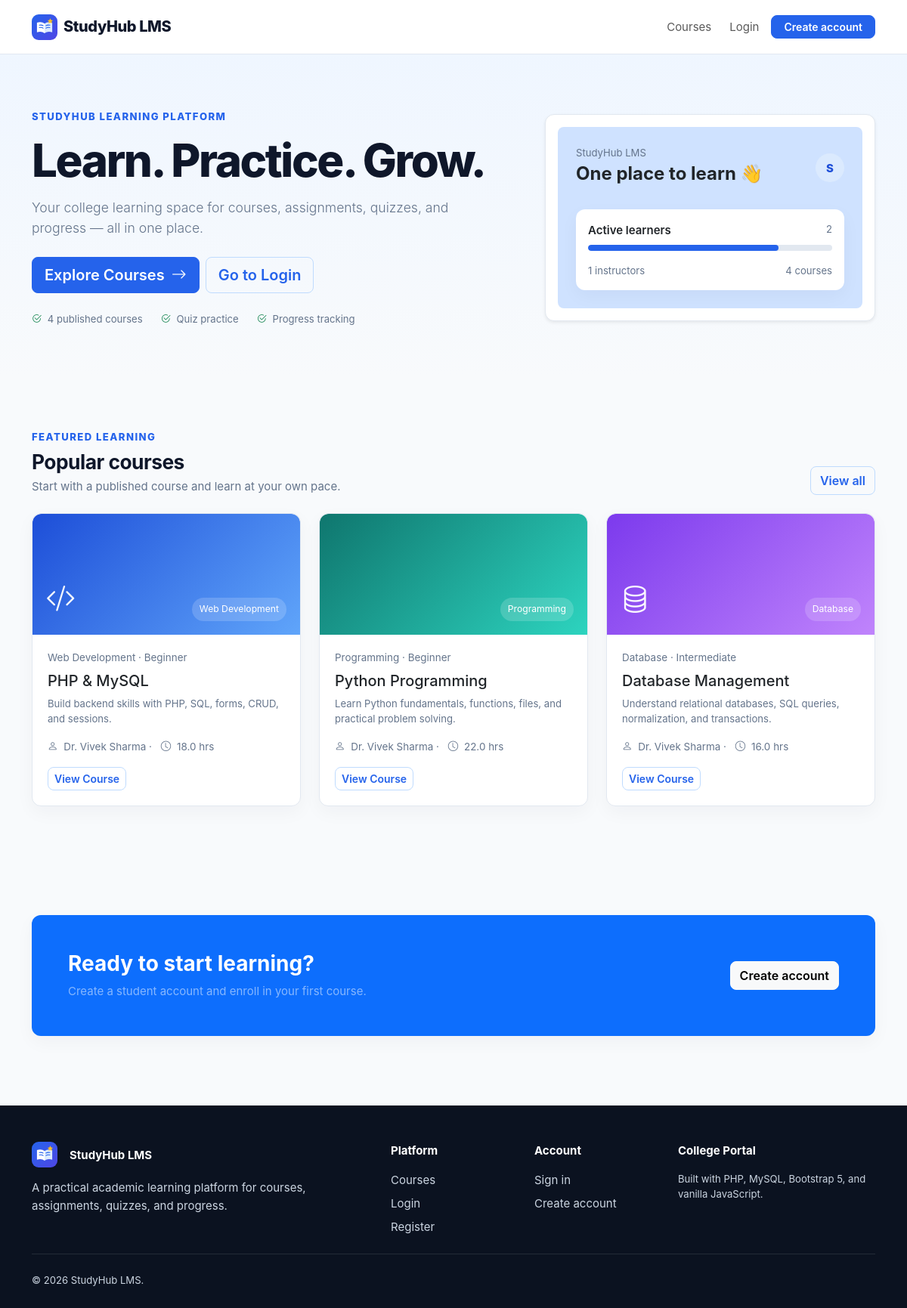
The page / on the database its author committed.
### tables this page shows
CREATE TABLE courses (
  id INT UNSIGNED AUTO_INCREMENT PRIMARY KEY,
    
  teacher_id INT UNSIGNED NOT NULL,
    
  category_id INT UNSIGNED NULL,
    
  title VARCHAR(180) NOT NULL,
    
  short_description VARCHAR(255) NULL,
    
  description TEXT NULL,
    
  thumbnail VARCHAR(255) NULL,
    
  level ENUM('Beginner',
    'Intermediate',
    'Advanced') DEFAULT 'Beginner',
    
  duration_hours DECIMAL(5,
    1) DEFAULT 0,
    
  status ENUM('draft',
    'published',
    'pending') DEFAULT 'draft',
    
  created_at TIMESTAMP DEFAULT CURRENT_TIMESTAMP,
    
  updated_at TIMESTAMP DEFAULT CURRENT_TIMESTAMP ON
UPDATE CURRENT_TIMESTAMP,
    
  CONSTRAINT fk_courses_teacher FOREIGN KEY (teacher_id) REFERENCES users(id) ON DELETE CASCADE,
    
  CONSTRAINT fk_courses_category FOREIGN KEY (category_id) REFERENCES categories(id) ON DELETE
SET NULL,
    
  INDEX idx_courses_status(status),
    INDEX idx_courses_teacher(teacher_id)
);

CREATE TABLE categories (
  id INT UNSIGNED AUTO_INCREMENT PRIMARY KEY,
    
  name VARCHAR(100) NOT NULL UNIQUE,
    
  created_at TIMESTAMP DEFAULT CURRENT_TIMESTAMP
);

CREATE TABLE users (
  id INT UNSIGNED AUTO_INCREMENT PRIMARY KEY,
    
  full_name VARCHAR(120) NOT NULL,
    
  email VARCHAR(190) NOT NULL UNIQUE,
    
  password_hash VARCHAR(255) NOT NULL,
    
  role ENUM('admin',
    'teacher',
    'student') NOT NULL DEFAULT 'student',
    
  status ENUM('active',
    'inactive',
    'pending') NOT NULL DEFAULT 'active',
    
  enrollment_no VARCHAR(50) NULL UNIQUE,
    
  department VARCHAR(120) NULL,
    
  semester TINYINT UNSIGNED NULL,
    
  phone VARCHAR(20) NULL,
    
  bio TEXT NULL,
    
  avatar VARCHAR(255) NULL,
    
  created_at TIMESTAMP DEFAULT CURRENT_TIMESTAMP,
    
  updated_at TIMESTAMP DEFAULT CURRENT_TIMESTAMP ON
UPDATE CURRENT_TIMESTAMP
);

### includes/auth.php (called while the page is built, shortened)
<?php
require_once __DIR__ . '/db.php';
function e(?string $value): string {
    return htmlspecialchars((string)$value, ENT_QUOTES, 'UTF-8');
}
function user(): ?array {
    global $pdo;
    if (empty($_SESSION['user_id'])) {
        return null;
    }
    $stmt = $pdo->prepare('SELECT * FROM users WHERE id = ? LIMIT 1');
    $stmt->execute([$_SESSION['user_id']]);
    $cached = $stmt->fetch() ?: null;
    return $cached;
}
function is_logged_in(): bool {
    return user() !== null;
}

### index.php (the view, shortened to what this page needs)
<?php
$basePath='';
require_once __DIR__.'/includes/auth.php';
require_once __DIR__.'/includes/ui.php';
$courseCount=(int)$pdo->query("SELECT COUNT(*) FROM courses WHERE status='published'")->fetchColumn();
$studentCount=(int)$pdo->query("SELECT COUNT(*) FROM users WHERE role='student' AND status='active'")->fetchColumn();
$teacherCount=(int)$pdo->query("SELECT COUNT(*) FROM users WHERE role='teacher' AND status='active'")->fetchColumn();
$featured=$pdo->query("SELECT c.*, u.full_name teacher, cat.name category FROM courses c JOIN users u ON u.id=c.teacher_id LEFT JOIN categories cat ON cat.id=c.category_id WHERE c.status='published' ORDER BY c.created_at DESC LIMIT 3")->fetchAll();
include __DIR__.'/includes/header.php';
include __DIR__.'/includes/navbar.php';
?>
<section class="hero">
<div class="container">
<div class="row align-items-center g-5">
<div class="col-lg-7">
<div class="section-kicker mb-3">StudyHub Learning Platform</div>
<h1>Learn. Practice. Grow.</h1>
<p class="lead mt-3">Your college learning space for courses, assignments, quizzes, and progress — all in one place.</p>
<div class="d-flex flex-wrap gap-2 mt-4">
<a class="btn btn-primary btn-lg" href="courses.php">Explore Courses <i class="bi bi-arrow-right ms-1">
</i>
</a>
<?php
if(is_logged_in()):?><a class="btn btn-outline-primary btn-lg" href="<?=e(dashboard_path(user()['role']))?>">Open Dashboard</a>
<?php
else:?><a class="btn btn-outline-primary btn-lg" href="auth/login.php">Go to Login</a>
<?php
endif;
?></div>
<div class="d-flex flex-wrap gap-4 mt-4 small text-muted">
<span>
<i class="bi bi-check2-circle text-success me-1">
</i><?=e($courseCount)?> published courses</span>
<span>
<i class="bi bi-check2-circle text-success me-1">
</i>Quiz practice</span>
<span>
<i class="bi bi-check2-circle text-success me-1">
</i>Progress tracking</span>
</div>
</div>
<div class="col-lg-5">
<div class="card p-3 shadow-sm">
<div class="bg-primary-subtle rounded-3 p-4">
<div class="d-flex justify-content-between align-items-center">
<div>
<div class="text-muted small">StudyHub LMS</div>
<div class="h4 fw-bold mt-1">One place to learn 👋</div>
</div>
<div class="avatar">S</div>
</div>
<div class="card mt-4 border-0">
<div class="card-body">
<div class="d-flex justify-content-between mb-2">
<span class="fw-semibold">Active learners</span>
<span class="small text-muted"><?=e($studentCount)?></span>
</div>
<div class="progress">
<div class="progress-bar" style="width:78%">
</div>
</div>
<div class="d-flex justify-content-between mt-3 small text-muted">
<span><?=e($teacherCount)?> instructors</span>
<span><?=e($courseCount)?> courses</span>
</div>
</div>
</div>
</div>
</div>
</div>
</div>
</div>
</section>
<section class="section">
<div class="container">
<div class="d-flex justify-content-between align-items-end mb-4">
<div>
<div class="section-kicker mb-2">Featured learning</div>
<h2 class="section-title mb-1">Popular courses</h2>
<p class="text-muted mb-0">Start with a published course and learn at your own pace.</p>
</div>
<a href="courses.php" class="btn btn-outline-primary">View all</a>
</div>
<div class="row g-4">
<?php
foreach($featured as $i=>$course):?><div class="col-md-6 col-xl-4">
<div class="card course-card card-hover h-100 overflow-hidden"><?=courseThumb($course['category']??'Course',$i)?><div class="card-body d-flex flex-column">
<div class="course-meta mb-2"><?=e($course['category']??'General')?> · <?=e($course['level'])?></div>
<h5 class="card-title"><?=e($course['title'])?></h5>
<p class="text-muted small"><?=e($course['short_description'])?></p>
<div class="course-meta mb-3">
<i class="bi bi-person me-1">
</i><?=e($course['teacher'])?> · <i class="bi bi-clock ms-2 me-1">
</i><?=e((string)$course['duration_hours'])?> hrs</div>
<div class="mt-auto">
<a class="btn btn-sm btn-outline-primary" href="course-details.php?id=<?=$course['id']?>">View Course</a>
</div>
</div>
</div>
</div>
<?php
endforeach;
?></div>
</div>
</section>
<section class="section">
<div class="container">
<div class="card border-0 bg-primary text-white p-4 p-lg-5">
<div class="row align-items-center g-4">
<div class="col-lg-8">
<div class="h3 fw-bold">Ready to start learning?</div>
<p class="mb-0 text-white-50">Create a student account and enroll in your first course.</p>
</div>
<div class="col-lg-4 text-lg-end">
<a class="btn btn-light" href="auth/register.php">Create account</a>
</div>
</div>
</div>
</div>
</section>
<?php
include __DIR__.'/includes/footer.php';
?>

### includes/header.php (shortened to what this page needs)
<?php
$basePath = $basePath ?? '';
$dashboard = $dashboard ?? false;
require_once __DIR__ . '/auth.php';
?>
<!doctype html>
<html lang="en">
<head>
  <link href="https://cdn.jsdelivr.net/npm/bootstrap@5.3.3/dist/css/bootstrap.min.css" rel="stylesheet">
  <link href="https://cdn.jsdelivr.net/npm/bootstrap-icons@1.11.3/font/bootstrap-icons.css" rel="stylesheet">
  <link href="<?= e($basePath)?>assets/css/style.css" rel="stylesheet">
</head>
<body class="<?= $dashboard ? 'dashboard-page' : 'public-page'?>">

### includes/navbar.php (shortened to what this page needs)
<nav class="navbar site-navbar navbar-expand-lg">
  <div class="container">
    <a class="navbar-brand d-flex align-items-center" href="<?= e($basePath ?? '')?>index.php">
<img class="brand-logo" src="<?= e($basePath ?? '')?>assets/images/studyhub-logo.svg" alt="">StudyHub LMS</a>
    <div class="collapse navbar-collapse" id="publicNav">
      <ul class="navbar-nav ms-auto align-items-lg-center gap-lg-2">
        <li class="nav-item">
<a class="nav-link" href="<?= e($basePath ?? '')?>courses.php">Courses</a>
</li>
<?php
if (is_logged_in()):?><li class="nav-item">
<a class="btn btn-primary btn-sm px-3" href="<?= e(dashboard_path(user()['role']))?>">Dashboard</a>
</li>
<li class="nav-item">
<a class="nav-link" href="<?= e($basePath ?? '')?>auth/logout.php">Logout</a>
</li>
<?php
else:?><li class="nav-item">
<a class="nav-link" href="<?= e($basePath ?? '')?>auth/login.php">Login</a>
</li>
<li class="nav-item">
<a class="btn btn-primary btn-sm px-3" href="<?= e($basePath ?? '')?>auth/register.php">Create account</a>
</li>
<?php
endif;
?>
      </ul>
    </div>
  </div>
</nav>

### includes/ui.php (shortened to what this page needs)
<?php
function courseThumb(string $title, int $index = 0): string {
    $icons = ['code-slash','filetype-python','database','palette','diagram-3','cpu'];
    $classes = ['', 'alt-1', 'alt-2', 'alt-3', 'alt-4'];
    $i = $index % count($icons);
    $cls = $classes[$index % count($classes)];
    return '<div class="course-thumb '.$cls.'"><i class="bi bi-'.$icons[$i].' thumb-icon"></i><span class="thumb-label">'.e($title).'</span></div>';
}

### includes/footer.php (shortened to what this page needs)
<footer class="site-footer">
  <div class="container">
    <div class="row g-4">
      <div class="col-lg-5">
<div class="footer-title d-flex align-items-center gap-2">
<img class="brand-logo" src="<?= e($basePath)?>assets/images/studyhub-logo.svg" alt="">StudyHub LMS</div>
<p class="mb-0">A practical academic learning platform for courses, assignments, quizzes, and progress.</p>
</div>
      <div class="col-6 col-lg-2">
<div class="footer-title">Platform</div>
<div class="d-grid gap-2">
<a href="<?= e($basePath)?>courses.php">Courses</a>
<?php
if(is_logged_in()):?><a href="<?= e(dashboard_path(user()['role']))?>">Dashboard</a>
<?php
else:?><a href="<?= e($basePath)?>auth/login.php">Login</a>
<a href="<?= e($basePath)?>auth/register.php">Register</a>
<?php
endif;
?></div>
</div>
      <div class="col-6 col-lg-2">
<div class="footer-title">Account</div>
<div class="d-grid gap-2">
<a href="<?= e($basePath)?>auth/login.php">Sign in</a>
<a href="<?= e($basePath)?>auth/register.php">Create account</a>
</div>
</div>
      <div class="col-lg-3">
<div class="footer-title">College Portal</div>
<p class="small mb-0">Built with PHP, MySQL, Bootstrap 5, and vanilla JavaScript.</p>
</div>
    </div>
    <hr class="border-secondary my-4">
<div class="small">© <?= date('Y')?> StudyHub LMS.</div>
  </div>
</footer>
</body>
</html>

### assets/css/style.css (style rules this page uses)
:root { --primary:#2563eb; --primary-dark:#1d4ed8; --success:#16a34a; --warning:#d97706; --danger:#dc2626; --bg:#f8fafc; --surface:#fff; --border:#e2e8f0; --text:#0f172a; --muted:#64748b; --sidebar:#0f172a; --sidebar-muted:#94a3b8; --radius:12px; }
* { box-sizing:border-box }
html,body { height:100% }
body { font-family:Inter,ui-sans-serif,system-ui,-apple-system,"Segoe UI",Roboto,Arial,sans-serif; background:var(--bg); color:var(--text); font-size:15px; line-height:1.55 }
a { text-decoration:none }
.text-muted { color:var(--muted)!important }
.card { border:1px solid var(--border); border-radius:var(--radius); box-shadow:0 8px 24px rgba(15,23,42,.04) }
.card-hover { transition:.2s ease }
.btn { border-radius:8px; font-weight:600 }
.btn-primary { background:var(--primary); border-color:var(--primary) }
.btn-outline-primary { color:var(--primary); border-color:#bfdbfe }
.site-navbar { height:72px; background:#fff; border-bottom:1px solid var(--border) }
.navbar-brand { font-weight:800; letter-spacing:-.02em; color:var(--text)!important }
.brand-logo { width:34px; height:34px; flex:0 0 34px; object-fit:contain; margin-right:8px }
.hero { padding:72px 0 64px; background:linear-gradient(180deg,#eff6ff 0%,#f8fafc 100%) }
.hero h1 { font-size:clamp(2.2rem,5vw,4rem); font-weight:800; line-height:1.08; letter-spacing:-.04em }
.hero .lead { font-size:1.1rem; color:var(--muted); max-width:620px }
.section { padding:72px 0 }
.section-title { font-size:1.65rem; font-weight:750; letter-spacing:-.02em }
.section-kicker { font-size:.82rem; text-transform:uppercase; letter-spacing:.11em; color:var(--primary); font-weight:800 }
.course-thumb { height:160px; border-radius:12px 12px 0 0; display:flex; align-items:end; padding:18px; color:#fff; background:linear-gradient(135deg,#1d4ed8,#60a5fa) }
.course-thumb.alt-1 { background:linear-gradient(135deg,#0f766e,#2dd4bf) }
.course-thumb.alt-2 { background:linear-gradient(135deg,#7c3aed,#c084fc) }
.course-thumb .thumb-icon { font-size:2.4rem; opacity:.95 }
.course-thumb .thumb-label { margin-left:auto; font-size:.76rem; background:rgba(255,255,255,.17); padding:6px 10px; border-radius:999px }
.course-card .card-body { padding:20px }
.course-meta { font-size:.84rem; color:var(--muted) }
.site-footer { background:#0b1220; color:#cbd5e1; padding:48px 0 26px; margin-top:20px }
.site-footer a { color:#cbd5e1 }
.footer-title { font-weight:700; color:#fff; margin-bottom:15px }
.avatar { width:38px; height:38px; border-radius:50%; display:grid; place-items:center; background:#dbeafe; color:#1d4ed8; font-weight:800 }
.progress { height:8px; background:#e2e8f0; border-radius:999px }
.progress-bar { background:var(--primary); border-radius:999px }

### rows shown on the page
courses: category.name "Web Development", level "Beginner", title "PHP & MySQL", short_description "Build backend skills with PHP, SQL, forms, CRUD, and sessions.", teacher.full_name "Dr. Vivek Sharma", duration_hours "18.0"
courses: category.name "Programming", level "Beginner", title "Python Programming", short_description "Learn Python fundamentals, functions, files, and practical problem solving.", teacher.full_name "Dr. Vivek Sharma", duration_hours "22.0"
courses: category.name "Database", level "Intermediate", title "Database Management", short_description "Understand relational databases, SQL queries, normalization, and transactions.", teacher.full_name "Dr. Vivek Sharma", duration_hours "16.0"

### other values the page prints
$courseCount "4"
$studentCount "2"
$teacherCount "1"
